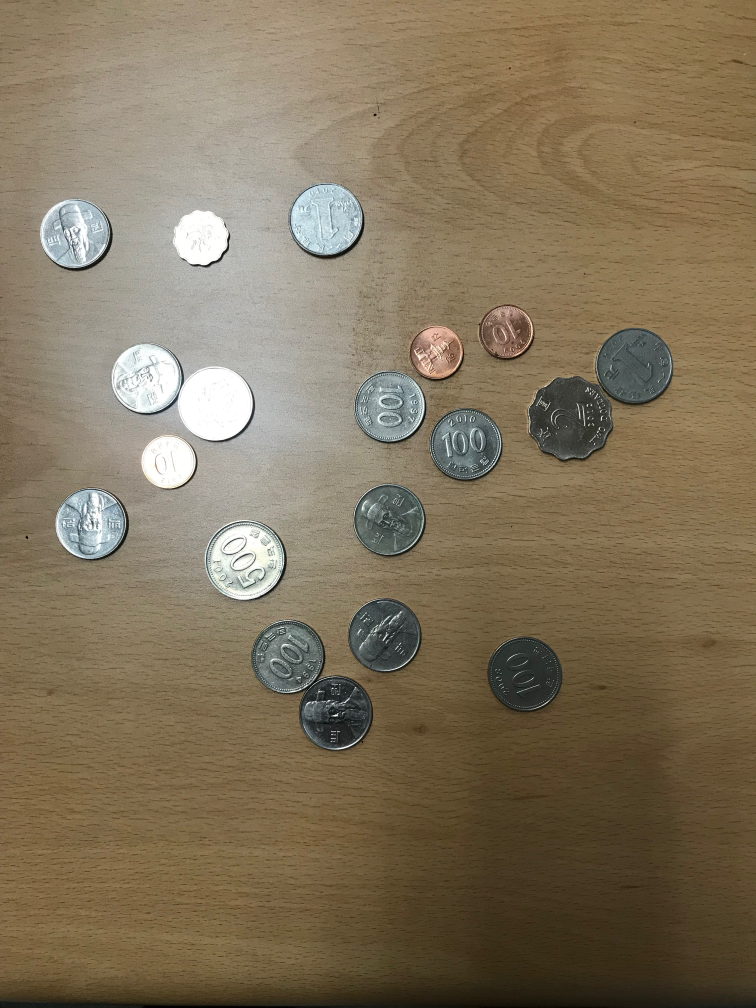
#> input picture homework/1_coin_segmeentation/resources/coin_4.jpg, 3024 x 4032 px (shown at 1/4 size)
$ jupyter execute coin_4.ipynb
#> lines starting #> are read from the running program, lines starting #| are printed output that depends on the picture
[cell 1]
import numpy as np
import cv2
from matplotlib import pyplot as plt

# load the image
img = cv2.imread('resources/coin_4.jpg')
#> img is the input picture: shape (4032, 3024, 3); mean B, G, R 91, 115.2, 129.4

plt.rcParams['figure.figsize'] = (4,3)

# convert image color for display
plt.imshow(cv2.cvtColor(img, cv2.COLOR_BGR2RGB))
plt.title('Original Image')
plt.show()

[cell 2]
# gray scaled image and blurred image
imS = cv2.resize(img, (1024, 1280))
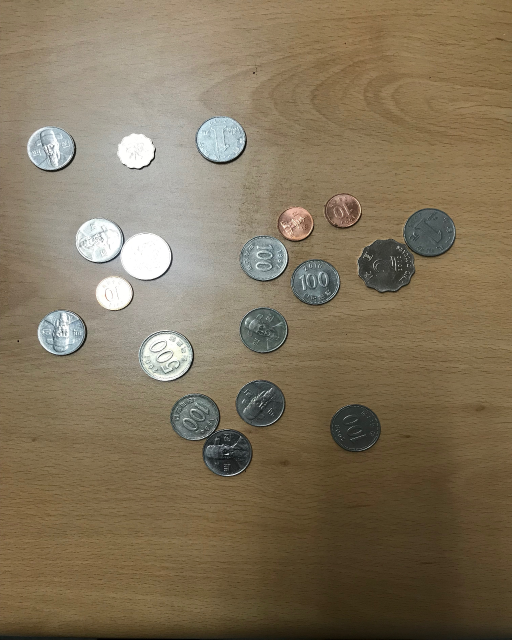
#> imS: shape (1280, 1024, 3) (shown at 1/2 size); mean B, G, R 90.9, 115.1, 129.3
imS = cv2.medianBlur(imS,7)

# convert to gray
gray = cv2.cvtColor(imS, cv2.COLOR_BGR2GRAY)
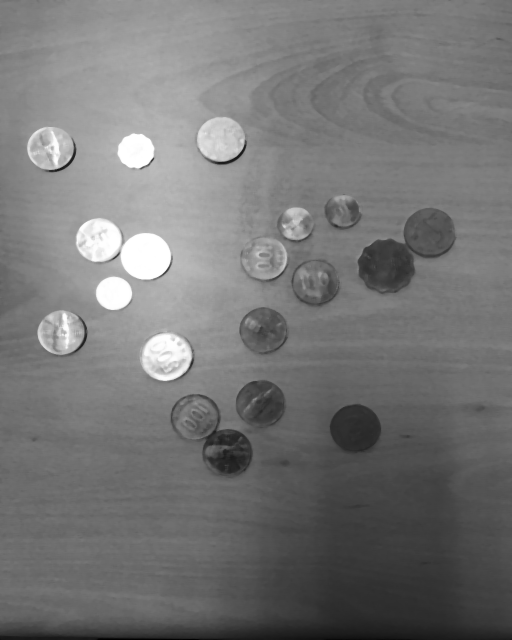
#> gray: shape (1280, 1024) (shown at 1/2 size); min 0, max 255, mean 117.4

# blur the image using gaussian blur
gray_blur = cv2.GaussianBlur(gray, (23, 23), 0)

plt.rcParams['figure.figsize'] = (4,3)
plt.imshow(gray_blur, cmap='gray')
plt.title('Blurred Gray Image')
plt.show()

[cell 3]
# draw the circles
circles = cv2.HoughCircles(gray_blur,cv2.HOUGH_GRADIENT,1.1,70,param1=20,param2=45,minRadius=0,maxRadius=0)
#> circles = 18 rows, first 8: [710, 857.5, 50.27], [445, 280, 49.83], [294.2, 511, 45.76], [104, 296.5, 49.06], [385.6, 835.5, 46.75], [194.2, 480.2, 42.57], [120.5, 663.9, 45.43], [332.8, 716.7, 49.28]

circles = np.uint16(np.around(circles))
#> circles = 18 rows, first 8: [710, 857, 50], [445, 280, 50], [294, 511, 46], [104, 296, 49], [386, 835, 47], [194, 480, 43], [120, 664, 45], [333, 717, 49]
n=1
for i in circles[0,:]:
    # draw the outer circle
    cv2.circle(imS,(i[0],i[1]),i[2],(0,255,0),2)
    # draw the center of the circle
    cv2.circle(imS,(i[0],i[1]),2,(0,0,255),3)
    n+=1
#> this loop made 18 passes
#> i on passes 1 to 12: [710, 857, 50], [445, 280, 50], [294, 511, 46], [104, 296, 49], [386, 835, 47], [194, 480, 43], [120, 664, 45], [333, 717, 49], [521, 810, 50], [529, 662, 48], [271, 301, 35], [227, 585, 35]
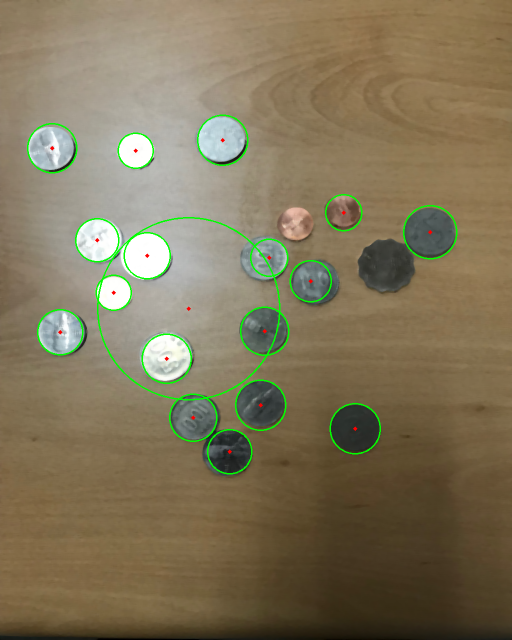
#> imS: shape (1280, 1024, 3) (shown at 1/2 size); mean B, G, R 89.9, 117.4, 128.3
#> after the loop, n = 19

plt.rcParams['figure.figsize'] = (16,9)
plt.imshow(cv2.cvtColor(imS, cv2.COLOR_BGR2RGB))
plt.title("Final Result")
plt.show()

print("# coins : " + str(circles.shape[1]))
#| # coins : 18

$ run again, with homework/1_coin_segmeentation/resources/coin_1.jpg copied over homework/1_coin_segmeentation/resources/coin_4.jpg
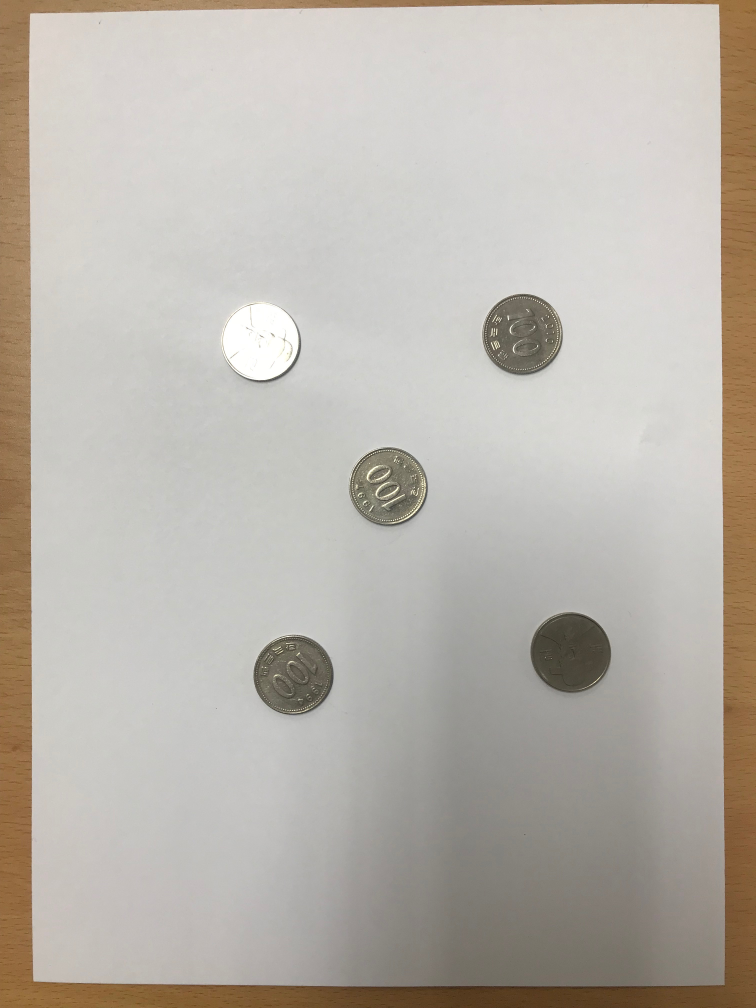
#> input picture homework/1_coin_segmeentation/resources/coin_1.jpg, 3024 x 4032 px (shown at 1/4 size)
#> img is the input picture: shape (4032, 3024, 3); mean B, G, R 171.9, 180, 185.8
#> `gray = cv2.cvtColor(imS, cv2.COLOR_BGR2GRAY)`:
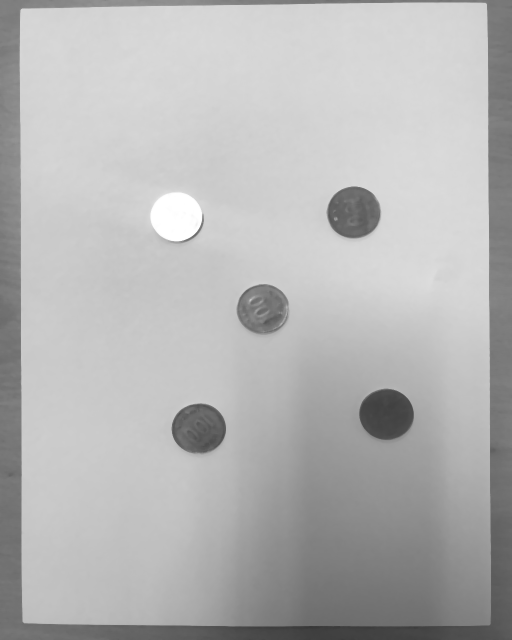
#> gray: shape (1280, 1024) (shown at 1/2 size); min 55, max 255, mean 180.8
#> `circles = cv2.HoughCircles(gray_blur,cv2.HOUGH_GRADIENT,1.1,70,param1=..`: circles = [[707.9, 425.2, 52.91], [391.1, 857.5, 48.29], [770.5, 827.8, 51.59], [525.2, 618.8, 52.03], [351.5, 434, 51.04]]
#> `circles = np.uint16(np.around(circles))`: circles = [[708, 425, 53], [391, 857, 48], [771, 828, 52], [525, 619, 52], [351, 434, 51]]
#> the loop `for i in circles[0,:]:` made 5 passes
#> after the loop `for i in circles[0,:]:`:
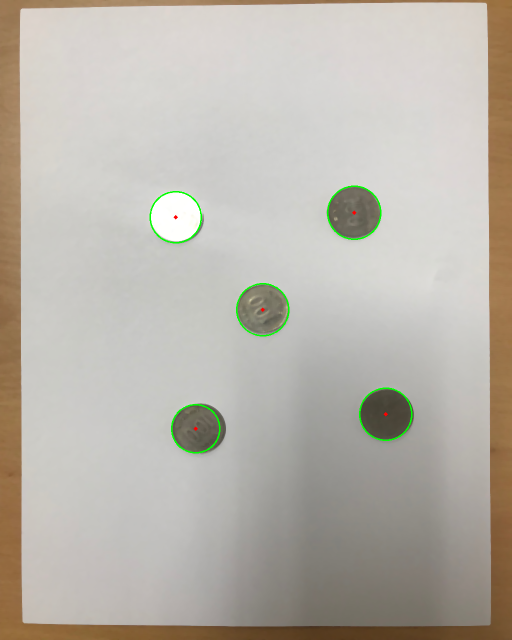
#> imS: shape (1280, 1024, 3) (shown at 1/2 size); mean B, G, R 171.3, 180.3, 185.2
#> after the loop `for i in circles[0,:]:`: n = 6
#| # coins : 5

$ run again, with homework/1_coin_segmeentation/resources/coin_3.jpg copied over homework/1_coin_segmeentation/resources/coin_4.jpg
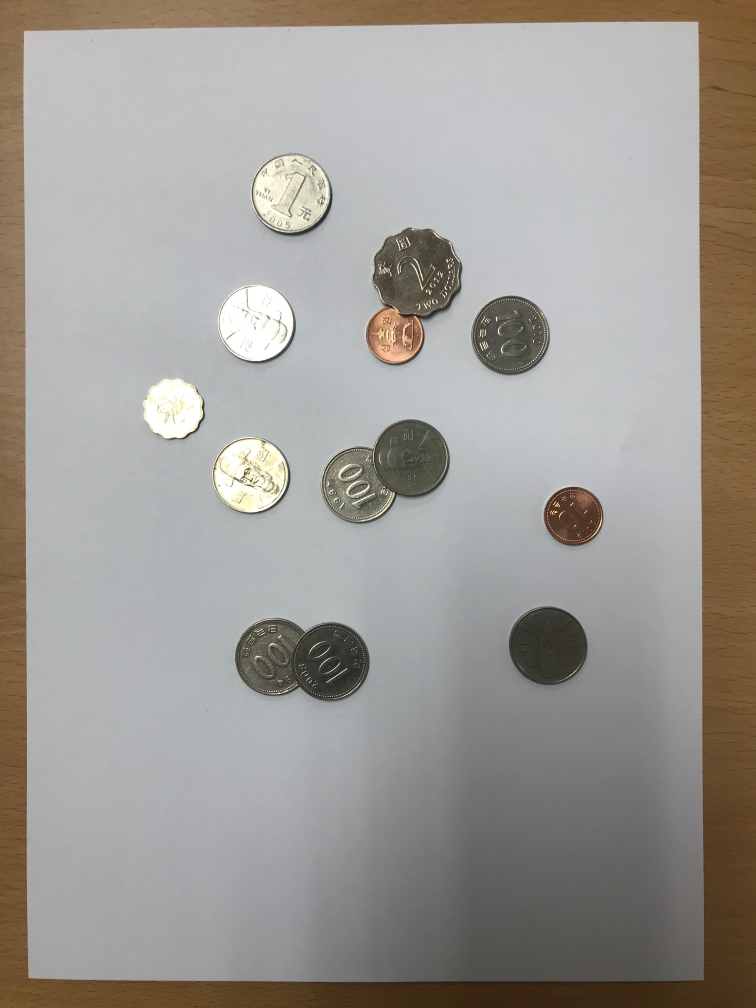
#> input picture homework/1_coin_segmeentation/resources/coin_3.jpg, 3024 x 4032 px (shown at 1/4 size)
#> img is the input picture: shape (4032, 3024, 3); mean B, G, R 149.8, 154.6, 158.1
#> `gray = cv2.cvtColor(imS, cv2.COLOR_BGR2GRAY)`:
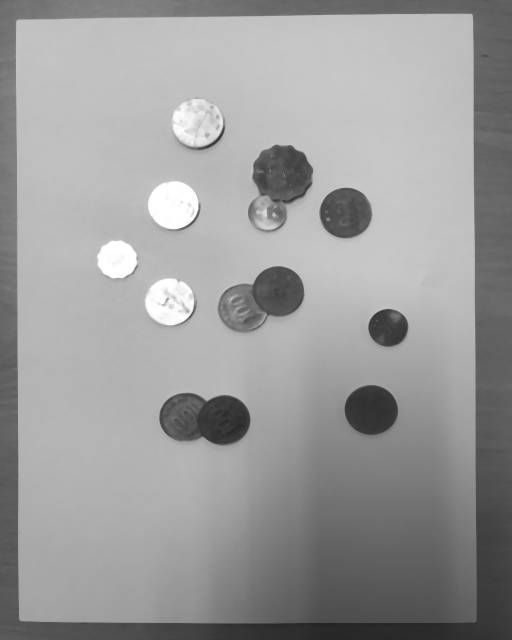
#> gray: shape (1280, 1024) (shown at 1/2 size); min 34, max 255, mean 155.2
#> `circles = cv2.HoughCircles(gray_blur,cv2.HOUGH_GRADIENT,1.1,70,param1=..`: circles = [[556, 583.5, 51.37], [689.2, 426.2, 49.83], [776, 654, 38.61], [450.5, 839.9, 48.4], [346, 407.6, 49.72], [395.5, 242.6, 49.39], [737.5, 820, 48.51], [364.6, 834.4, 47.19], [537.4, 425.2, 41.03], [231.6, 517.5, 37.4]]
#> `circles = np.uint16(np.around(circles))`: circles = [[556, 584, 51], [689, 426, 50], [776, 654, 39], [450, 840, 48], [346, 408, 50], [395, 243, 49], [738, 820, 49], [365, 834, 47], [537, 425, 41], [232, 518, 37]]
#> the loop `for i in circles[0,:]:` made 10 passes
#> after the loop `for i in circles[0,:]:`:
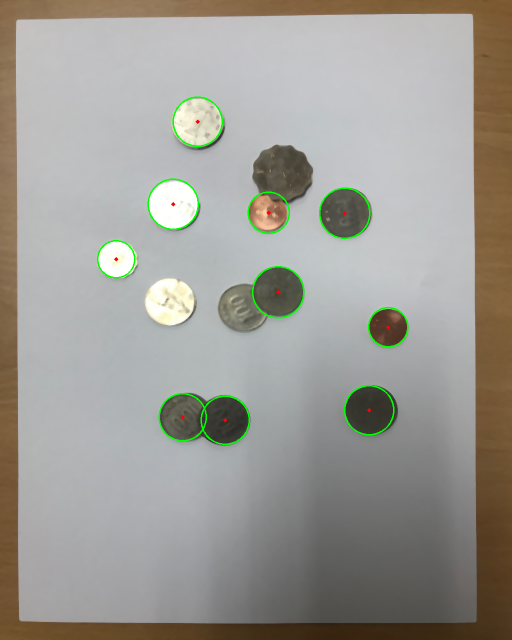
#> imS: shape (1280, 1024, 3) (shown at 1/2 size); mean B, G, R 149, 155.4, 157.3
#> after the loop `for i in circles[0,:]:`: n = 11
#| # coins : 10
